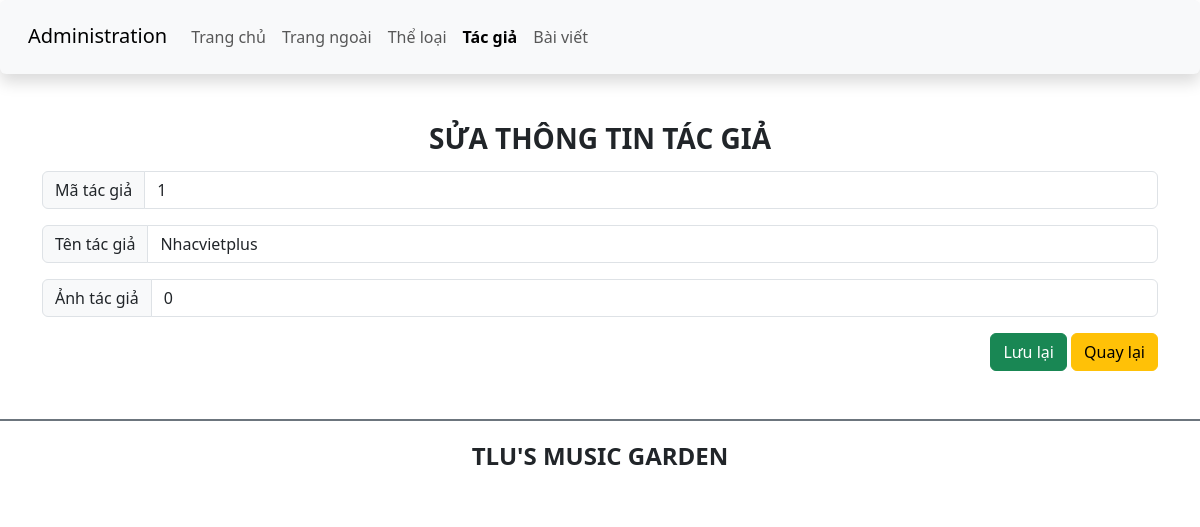
/admin/edit_author.php?id=1, run on the app's committed database.
### tables this page shows
CREATE TABLE `tacgia` (
  `ma_tgia` int(10) UNSIGNED NOT NULL,
  `ten_tgia` varchar(100) NOT NULL,
  `hinh_tgia` varchar(100) NOT NULL
);

### admin/edit_author.php (the view, shortened to what this page needs)
<!DOCTYPE html>
<html lang="en">
<head>
    <link href="https://cdn.jsdelivr.net/npm/bootstrap@5.3.0-alpha1/dist/css/bootstrap.min.css" rel="stylesheet">
    <link rel="stylesheet" href="https://cdnjs.cloudflare.com/ajax/libs/font-awesome/6.3.0/css/all.min.css" />
    <link rel="stylesheet" href="css/style_login.css">
</head>
<body>
    <header>
        <nav class="navbar navbar-expand-lg bg-body-tertiary shadow p-3 bg-white rounded">
            <div class="container-fluid">
                <div class="h3">
                    <a class="navbar-brand" href="#">Administration</a>
                </div>
                <div class="collapse navbar-collapse" id="navbarSupportedContent">
                <ul class="navbar-nav me-auto mb-2 mb-lg-0">
                    <li class="nav-item">
                        <a class="nav-link" aria-current="page" href="./">Trang chủ</a>
                    </li>
                    <li class="nav-item">
                        <a class="nav-link" href="../index.php">Trang ngoài</a>
                    </li>
                    <li class="nav-item">
                        <a class="nav-link" href="category.php">Thể loại</a>
                    </li>
                    <li class="nav-item">
                        <a class="nav-link active fw-bold" href="author.php">Tác giả</a>
                    </li>
                    <li class="nav-item">
                        <a class="nav-link" href="article.php">Bài viết</a>
                    </li>
                </ul>
                </div>
            </div>
        </nav>
    </header>
    <?php
        $host="localhost";
        $username="root";
        $password="";
        $database="btth01_cse485";
        $conn=mysqli_connect($host,$username,$password,$database);
        mysqli_query($conn,"SET NAMES 'utf8'");
        $id = $_GET['id'];
    ?>
    <main class="container mt-5 mb-5">
        <div class="row">
            <div class="col-sm">
                <h3 class="text-center text-uppercase fw-bold">Sửa thông tin tác giả</h3>
                <?php
                $sql = "SELECT * FROM tacgia WHERE ma_tgia='$id'";
                $result = mysqli_query($conn,$sql);
                if(mysqli_num_rows($result)>0){
                    $row = mysqli_fetch_assoc($result)
                ?>
                <form action="process_add_category.php" method="post">
                    <div class="input-group mt-3 mb-3">
                        <span class="input-group-text" id="lblCatId">Mã tác giả</span>
                        <input type="text" class="form-control" name="txtCatId" readonly value="<?php echo $row['ma_tgia']?>">
                    </div>
                    <div class="input-group mt-3 mb-3">
                        <span class="input-group-text" id="lblCatName">Tên tác giả</span>
                        <input type="text" class="form-control" name="txtCatName" value = "<?php echo $row['ten_tgia']?>">
                    </div>
                    <?php
                        $link = $row['hinh_tgia'];
                    ?>
                    <div class="input-group mt-3 mb-3">
                        <span class="input-group-text" id="lblCatName">Ảnh tác giả</span>
                        <input type="text" class="form-control" name="txtCatName" value = "<?php echo strlen($link)?>">
                    </div>
                    <div class="form-group  float-end ">
                        <input type="submit" value="Lưu lại" class="btn btn-success">
                        <a href="author.php" class="btn btn-warning ">Quay lại</a>
                    </div>
                </form>
                <?php
                }
                ?>
            </div>
        </div>
    </main>
    <footer class="bg-white d-flex justify-content-center align-items-center border-top border-secondary  border-2" style="height:80px">
        <h4 class="text-center text-uppercase fw-bold">TLU's music garden</h4>
    </footer>
</body>
</html>

### data on the page
tacgia: txtCatId "1", txtCatName "Nhacvietplus", txtCatName "0"
